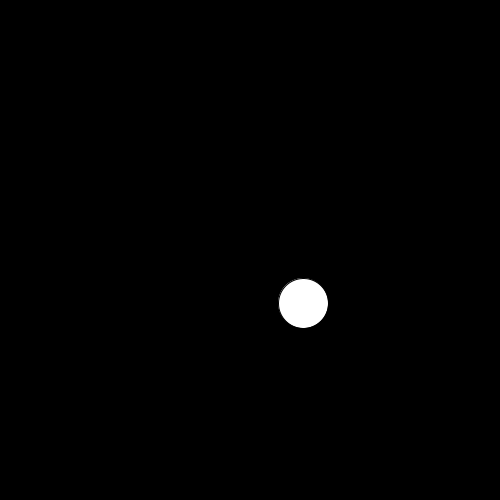
Frame 1 (no input)
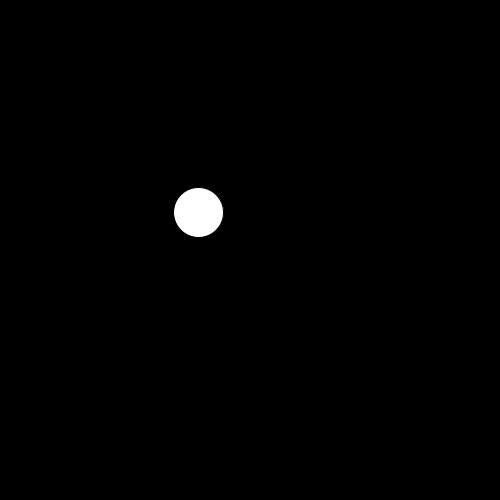
Frame 60 (the mouse pressed at the canvas centre just before this capture)
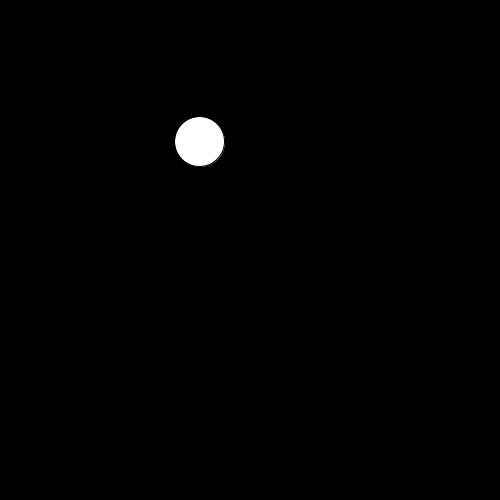
Frame 120 (the mouse held since frame 60 and released just before this capture)

The Processing sketch that drew these frames (run headless with seeded random() and noise(); from frame 60 on, the mouse is pressed at the canvas centre):

// Processing sketch: cours_02_noisePerlin_02
// ── cours_02_noisePerlin_02.pde
float perlinNoiseX;
float perlinOffsetX;
float perlinNoiseY;
float perlinOffsetY;

void setup()
{
  size(500, 500);
  perlinNoiseX = 0;
  perlinOffsetX = 0.01;
  perlinNoiseY = 0;
  perlinOffsetY = 0.025;
}

void draw()
{
  background(0);
  
  float x = noise(perlinNoiseX) * width;
  float y = noise(perlinNoiseY) * height;
  ellipse(x, y, 50, 50);
  
  perlinNoiseX += perlinOffsetX;
  perlinNoiseY += perlinOffsetY;
}
